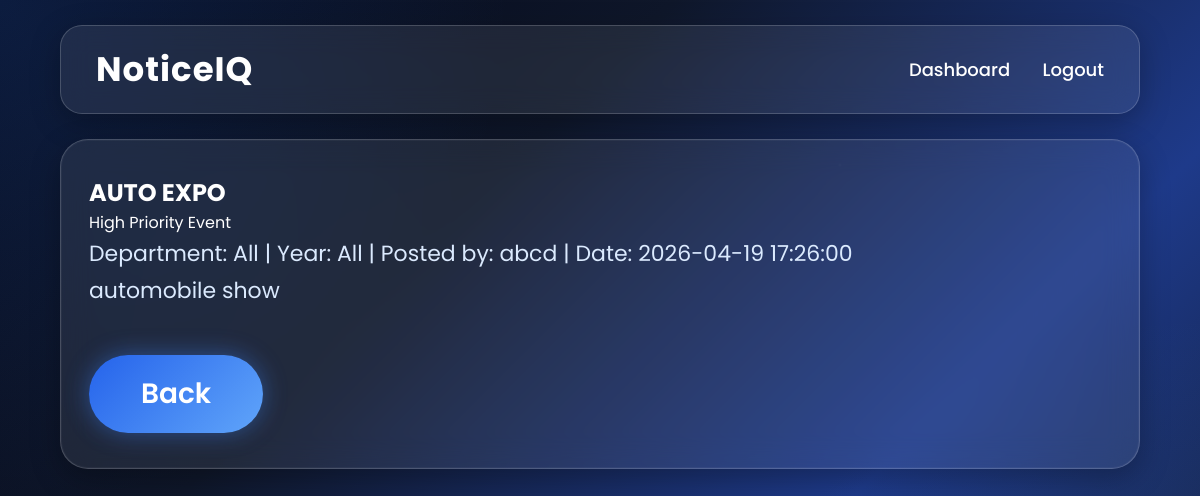
Screenshot of /notice/6 (signed in) with the database file from the repository.
### tables this page shows
CREATE TABLE notices (
            id INTEGER PRIMARY KEY AUTOINCREMENT,
            title TEXT NOT NULL,
            content TEXT NOT NULL,
            department TEXT NOT NULL,
            year TEXT NOT NULL,
            category TEXT NOT NULL,
            priority TEXT NOT NULL,
            created_at TEXT NOT NULL,
            posted_by TEXT NOT NULL
        , attachment_name TEXT, attachment_path TEXT);

### app.py (the view)
@app.route("/notice/<int:notice_id>")
@login_required()
def view_notice(notice_id):
    conn = get_db_connection()
    notice = conn.execute(
        "SELECT * FROM notices WHERE id = ?", (notice_id,)
    ).fetchone()
    if not notice:
        conn.close()
        flash("Notice not found.")
        return redirect(url_for("dashboard"))
    files = conn.execute(
        "SELECT * FROM notice_files WHERE notice_id = ?",
        (notice_id,)
    ).fetchall()
    conn.close()
    return render_template("view_notice.html", title="View Notice", notice=notice, files=files)

### app.py (called while the page is built)
def get_db_connection():
    conn = sqlite3.connect(DB_NAME)
    conn.row_factory = sqlite3.Row
    return conn

def login_required(role=None):
    def decorator(f):
        @wraps(f)
        def wrapped(*args, **kwargs):
            if "user_id" not in session:
                flash("Please login first.")
                return redirect(url_for("login"))
            if role and session.get("role") != role:
                flash("You are not allowed to access that page.")
                return redirect(url_for("dashboard"))
            return f(*args, **kwargs)
        return wrapped
    return decorator

### templates/view_notice.html
{% extends "base.html" %}
{% block content %}
<div class="card">
    <h2>{{ notice.title }}</h2>
    <div>
        <span class="badge {{ notice.priority|lower }}">{{ notice.priority }} Priority</span>
        <span class="badge normal-badge">{{ notice.category }}</span>
    </div>
    <p class="muted">
        Department: {{ notice.department }} |
        Year: {{ notice.year }} |
        Posted by: {{ notice.posted_by }} |
        Date: {{ notice.created_at }}
    </p>
    <p class="notice-full">{{ notice.content }}</p>
    <a class="btn" href="{{ url_for('dashboard') }}">Back</a>
</div>
{% endblock %}

### static/style.css (style rules this page uses)
* { margin:0; padding:0; box-sizing:border-box; }
body { font-family:'Poppins',sans-serif; min-height:100vh; color:white; overflow-x:hidden; background: radial-gradient(circle at top left, rgba(59,130,246,0.18), transparent 35%), radial-gradient(circle at bottom right, rgba(96,165,250,0.15), transparent 35%), linear-gradient(135deg,#020617,#0f172a,#1e3a8a,#0f172a); background-size:cover; background-attachment:fixed; }
body::before { content:""; position:fixed; inset:0; background-image: radial-gradient(2px 2px at 20% 30%, rgba(255,255,255,.6), transparent), radial-gradient(2px 2px at 70% 20%, rgba(255,255,255,.5), transparent), radial-gradient(2px 2px at 40% 80%, rgba(255,255,255,.4), transparent), radial-gradient(2px 2px at 85% 65%, rgba(255,255,255,.5), transparent), radial-gradient(2px 2px at 10% 70%, rgba(255,255,255,.4), transparent); z-index:-2; }
.card { padding:35px 28px; border-radius:28px; text-align:left; background:rgba(255,255,255,0.08); backdrop-filter:blur(16px); border:1px solid rgba(255,255,255,0.18); box-shadow: inset 0 0 0 1px rgba(255,255,255,0.04), 0 10px 30px rgba(0,0,0,0.28); transition:.35s ease; }
.card p { font-size:22px; color:#dbeafe; line-height:1.7; }
.btn { display:inline-block; margin-top:45px; padding:18px 52px; border-radius:999px; text-decoration:none; color:white; font-size:28px; font-weight:600; transition:.3s; background:linear-gradient(135deg,#2563eb,#60a5fa); box-shadow:0 0 25px rgba(59,130,246,.45); }

### rows the page displays
notices: title "AUTO EXPO", priority "High", category "Event", department "All", year "All", posted_by "abcd", created_at "2026-04-19 17:26:00", content "automobile show"
